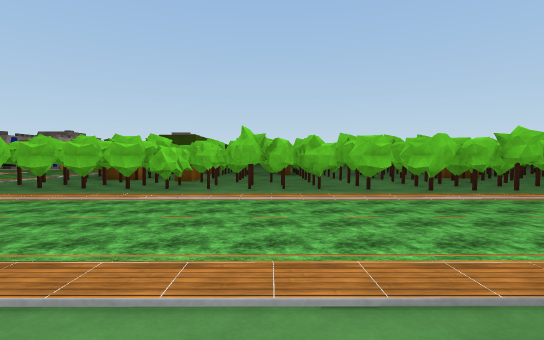
[1] (above)

16 first-person views from a walk through a 3-D level made in the Unity game engine. The camera is 1.3 m above the floor, tilts 2° down and sees 80° across. The floor is counted in squares, 2 m on a side. Each view is taken from the middle of a square. On the plan, view 1 faces up. The plan holds only what a view shows up to about 10 squares ahead; the rest is blank. The place goes on beyond the plan. The player character is not drawn. Some surface patterns are stand-ins.

[2]
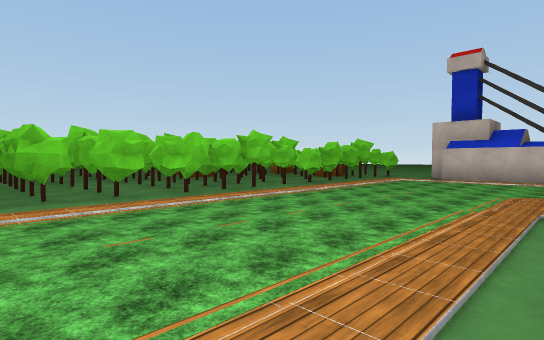

[3]
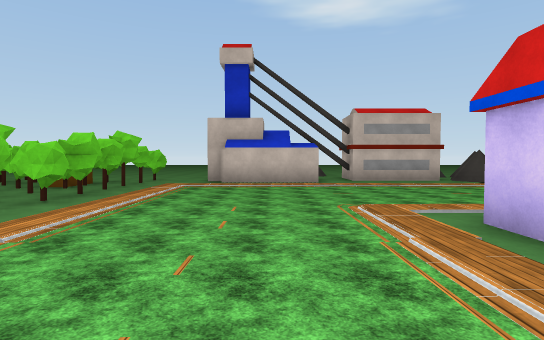

[4]
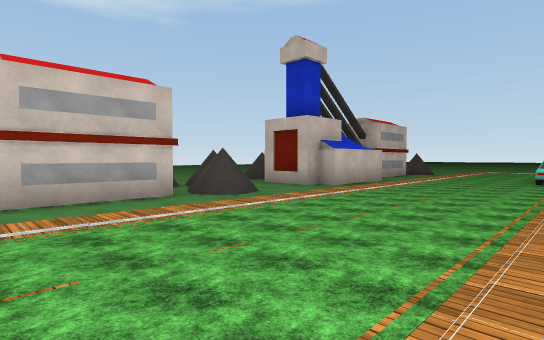

[5]
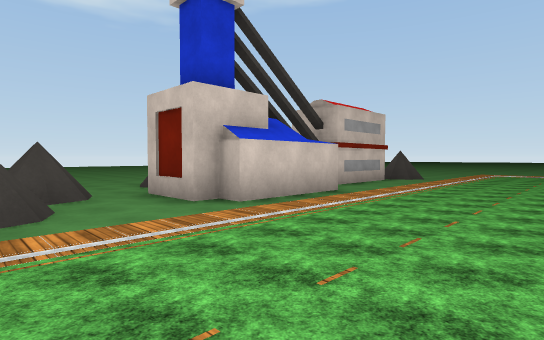

[6]
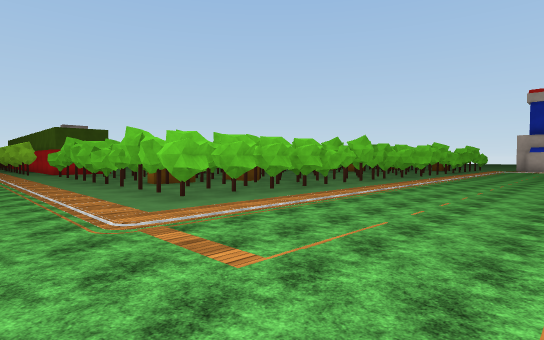

[7]
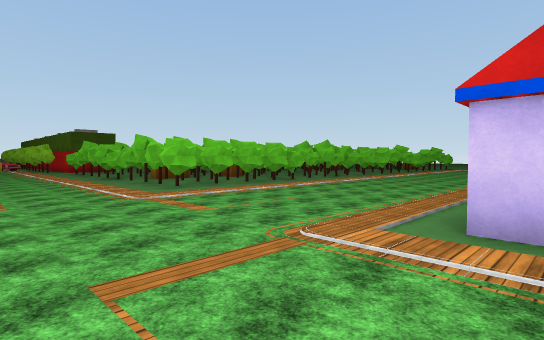

[8]
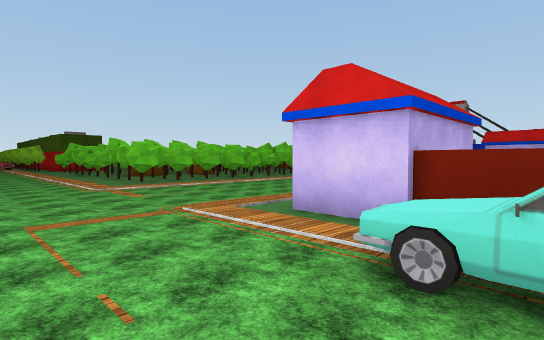

[9]
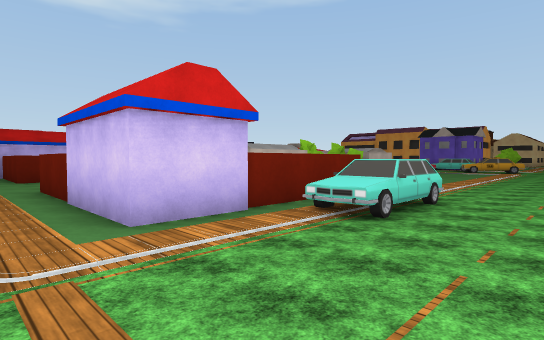

[10]
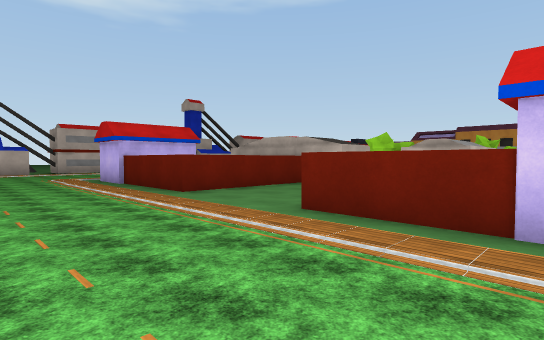

[11]
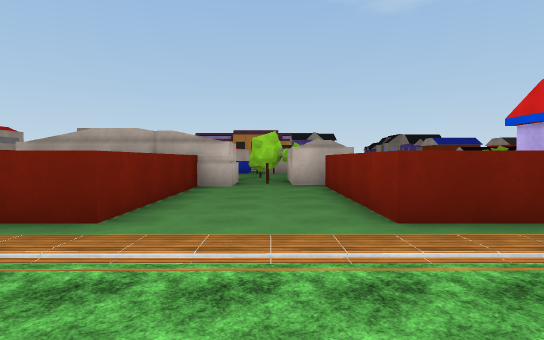

[12]
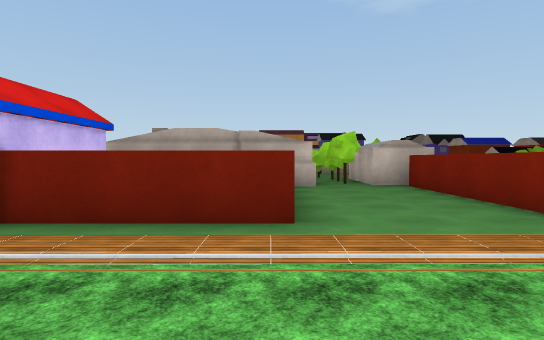

[13]
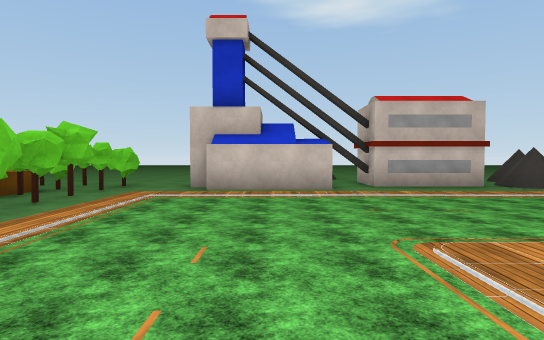

[14]
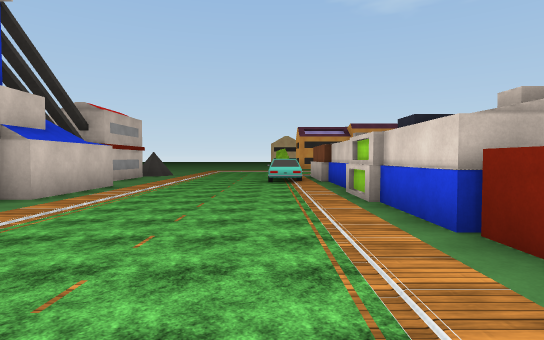

[15]
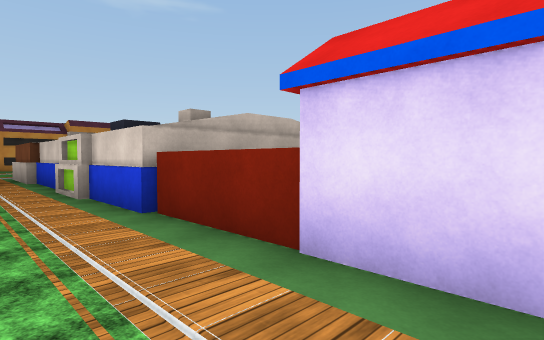

[16]
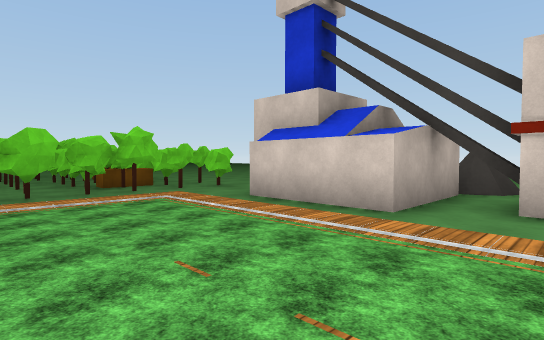

### Floor plan
Key: @ floor where view 1 was taken; # wall or solid block; x gap in a wall; . floor; T thing the floor can be seen under or through; C car.
Columns run from 10 left of view 1 to 16 right of it. Each row starts with its distance up from view 1.
 12  ...##     #
 11  ...##     #
 10  ...########      ####
  9  ...########  ### ####...
  8  ...########   #####TTT..
  7  ...###############TTTT..
  6  ............###.##TTT...
  5 .. ... .... ..........#
  4 ................... .##
  3 .....................#
  2 ...... ..............####
  1 ....##........##......###
  0 .. #####..@##### .....#
 -1 ..### ##...#  ## ... .#
 -2 ..C#   #...#   # ... .#
 -3 ..C#   #...#   # ... x##
 -4  . #   ######### ... .###.
 -5  .       #     # ... ......
 -6  .             # ... ####..
 -7  .             ##... #
 -8                # ... #
 -9                # ... #
-10                ##C..  #
-11                ##C..  #
-12                ## ..  #
-13                 # ..  #
-14                   ..
-15                   ..

Where each view was taken, in squares from view 1:
view 1: 0 up, 0 right, facing up
view 2: 1 up, 0 right, facing up-right
view 3: 3 up, 2 right, facing right
view 4: 1 up, 6 right, facing down-right
view 5: 3 down, 7 right, facing down-right
view 6: 2 up, 9 left, facing up-right
view 7: 0 up, 10 left, facing up-right
view 8: 2 down, 10 left, facing up-right
view 9: 2 up, 10 left, facing down-right
view 10: 4 up, 5 left, facing down-right
view 11: 4 up, 1 left, facing down
view 12: 4 up, 1 right, facing down
view 13: 3 up, 4 right, facing right
view 14: 1 down, 7 right, facing down
view 15: 0 up, 7 right, facing down-left
view 16: 0 up, 7 right, facing up-right
